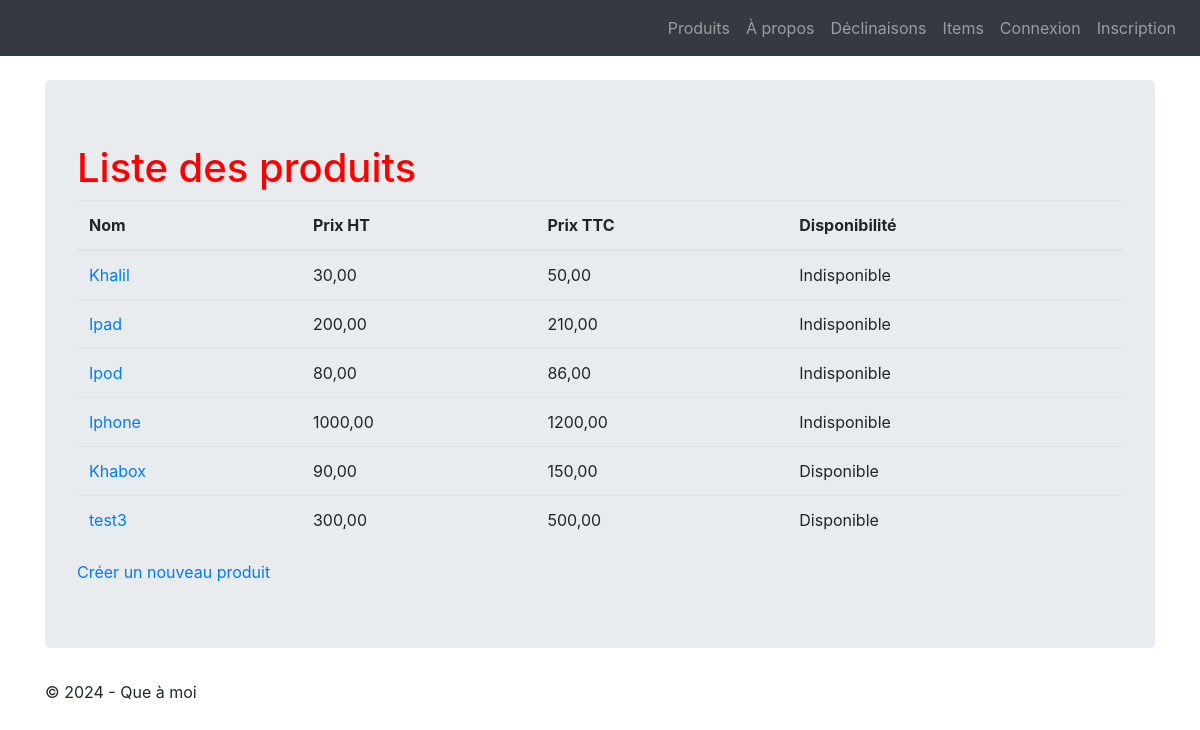
/lesProduits/product/list, run on the app's committed database.
### firsttuto/LesProduits/models.py (models this page shows, shortened)
class Product(models.Model):
    class Meta:
        verbose_name = "Produit"
    name = models.CharField(max_length=100)
    code = models.CharField(max_length=10, null=True, blank=True, unique=True)
    price_ht = models.DecimalField(max_digits=8, decimal_places=2, null=True, blank=True,
                                   verbose_name="Prix unitaire HT")
    price_ttc = models.DecimalField(max_digits=8, decimal_places=2, null=True, blank=True,
                                    verbose_name="Prix unitaire TTC")
    status = models.SmallIntegerField(choices=PRODUCT_STATUS, default=0)
    date_creation = models.DateTimeField(blank=True, verbose_name="Date création")

### firsttuto/LesProduits/views.py (the view)
# urls.py: path('product/list', views.ProductListView.as_view(), name='Tous les produits'),
class ProductListView(ListView):
    model = Product
    template_name = "ListProducts.html"
    context_object_name = "prdcts"

### templates/ListProducts.html
{% extends "base.html" %}
{% block content %}
    <h1>Liste des produits</h1>
    <table class="table">
        <thead>
            <tr>
                <th>Nom</th>
                <th>Prix HT</th>
                <th>Prix TTC</th>
                <th>Disponibilité</th>
            </tr>
        </thead>
        <tbody>
            {% for product in prdcts %}
                <tr>
                    <td><a href="{% url 'detail_produit' product.id %}">{{product.name}}</a></td>
                    <td>{{product.price_ht}}</td>
                    <td>{{product.price_ttc}}</td>
                    {% if product.status == 0 %}
                        <td>Indisponible</td>
                    {% else %}
                        <td>Disponible</td>
                    {% endif %}
                </tr>
            {% endfor %}
        </tbody>
    </table>
    <a href="{% url 'product-add' %}">Créer un nouveau produit</a>
{% endblock %}

### firsttuto/LesProduits/static/styles.css (style rules this page uses)
h1 { color : red; }

### data on the page
Product: name "Khalil", price_ht "30,00", price_ttc "50,00", status "Indisponible"
Product: name "Ipad", price_ht "200,00", price_ttc "210,00", status "Indisponible"
Product: name "Ipod", price_ht "80,00", price_ttc "86,00", status "Indisponible"
Product: name "Iphone", price_ht "1000,00", price_ttc "1200,00", status "Indisponible"
Product: name "Khabox", price_ht "90,00", price_ttc "150,00", status "Disponible"
Product: name "test3", price_ht "300,00", price_ttc "500,00", status "Disponible"
